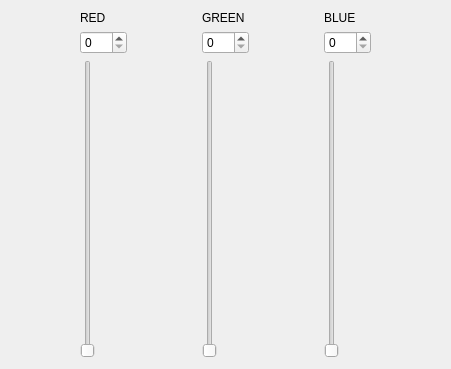
<?xml version="1.0" encoding="UTF-8"?>
<ui version="4.0">
 <class>Dialog</class>
 <widget class="QDialog" name="Dialog">
  <property name="geometry">
   <rect>
    <x>0</x>
    <y>0</y>
    <width>451</width>
    <height>369</height>
   </rect>
  </property>
  <property name="windowTitle">
   <string>Dialog</string>
  </property>
  <layout class="QHBoxLayout" name="horizontalLayout">
   <item>
    <layout class="QGridLayout" name="gridLayout">
     <item row="0" column="0">
      <widget class="QLabel" name="label">
       <property name="text">
        <string>RED</string>
       </property>
      </widget>
     </item>
     <item row="1" column="0">
      <widget class="QSpinBox" name="spinBox">
       <property name="maximum">
        <number>255</number>
       </property>
      </widget>
     </item>
     <item row="2" column="0">
      <widget class="QSlider" name="verticalSlider">
       <property name="maximum">
        <number>255</number>
       </property>
       <property name="orientation">
        <enum>Qt::Vertical</enum>
       </property>
      </widget>
     </item>
    </layout>
   </item>
   <item>
    <layout class="QGridLayout" name="gridLayout_2">
     <item row="0" column="0">
      <widget class="QLabel" name="label_2">
       <property name="text">
        <string>GREEN</string>
       </property>
      </widget>
     </item>
     <item row="1" column="0">
      <widget class="QSpinBox" name="spinBox_2">
       <property name="maximum">
        <number>255</number>
       </property>
      </widget>
     </item>
     <item row="2" column="0">
      <widget class="QSlider" name="verticalSlider_2">
       <property name="maximum">
        <number>255</number>
       </property>
       <property name="orientation">
        <enum>Qt::Vertical</enum>
       </property>
      </widget>
     </item>
    </layout>
   </item>
   <item>
    <layout class="QGridLayout" name="gridLayout_3">
     <item row="0" column="0">
      <widget class="QLabel" name="label_3">
       <property name="text">
        <string>BLUE</string>
       </property>
      </widget>
     </item>
     <item row="1" column="0">
      <widget class="QSpinBox" name="spinBox_3">
       <property name="maximum">
        <number>255</number>
       </property>
      </widget>
     </item>
     <item row="2" column="0">
      <widget class="QSlider" name="verticalSlider_3">
       <property name="maximum">
        <number>255</number>
       </property>
       <property name="orientation">
        <enum>Qt::Vertical</enum>
       </property>
      </widget>
     </item>
    </layout>
   </item>
  </layout>
 </widget>
 <layoutdefault spacing="6" margin="11"/>
 <resources/>
 <connections>
  <connection>
   <sender>verticalSlider</sender>
   <signal>valueChanged(int)</signal>
   <receiver>spinBox</receiver>
   <slot>setValue(int)</slot>
   <hints>
    <hint type="sourcelabel">
     <x>80</x>
     <y>122</y>
    </hint>
    <hint type="destinationlabel">
     <x>80</x>
     <y>29</y>
    </hint>
   </hints>
  </connection>
  <connection>
   <sender>verticalSlider_2</sender>
   <signal>valueChanged(int)</signal>
   <receiver>spinBox_2</receiver>
   <slot>setValue(int)</slot>
   <hints>
    <hint type="sourcelabel">
     <x>265</x>
     <y>143</y>
    </hint>
    <hint type="destinationlabel">
     <x>265</x>
     <y>46</y>
    </hint>
   </hints>
  </connection>
  <connection>
   <sender>verticalSlider_3</sender>
   <signal>valueChanged(int)</signal>
   <receiver>spinBox_3</receiver>
   <slot>setValue(int)</slot>
   <hints>
    <hint type="sourcelabel">
     <x>447</x>
     <y>252</y>
    </hint>
    <hint type="destinationlabel">
     <x>464</x>
     <y>40</y>
    </hint>
   </hints>
  </connection>
  <connection>
   <sender>spinBox</sender>
   <signal>valueChanged(int)</signal>
   <receiver>verticalSlider</receiver>
   <slot>setValue(int)</slot>
   <hints>
    <hint type="sourcelabel">
     <x>110</x>
     <y>41</y>
    </hint>
    <hint type="destinationlabel">
     <x>94</x>
     <y>247</y>
    </hint>
   </hints>
  </connection>
  <connection>
   <sender>spinBox_2</sender>
   <signal>valueChanged(int)</signal>
   <receiver>verticalSlider_2</receiver>
   <slot>setValue(int)</slot>
   <hints>
    <hint type="sourcelabel">
     <x>286</x>
     <y>38</y>
    </hint>
    <hint type="destinationlabel">
     <x>270</x>
     <y>207</y>
    </hint>
   </hints>
  </connection>
  <connection>
   <sender>spinBox_3</sender>
   <signal>valueChanged(int)</signal>
   <receiver>verticalSlider_3</receiver>
   <slot>setValue(int)</slot>
   <hints>
    <hint type="sourcelabel">
     <x>450</x>
     <y>39</y>
    </hint>
    <hint type="destinationlabel">
     <x>447</x>
     <y>175</y>
    </hint>
   </hints>
  </connection>
 </connections>
</ui>
